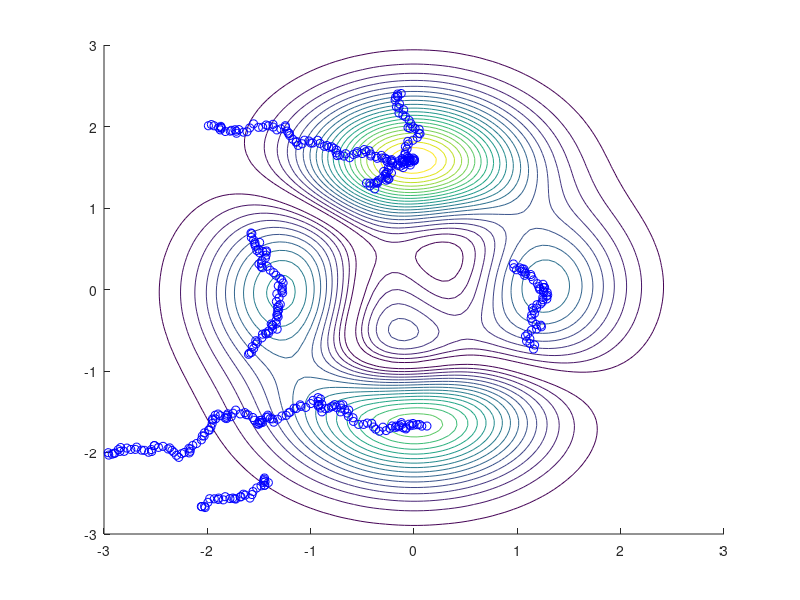
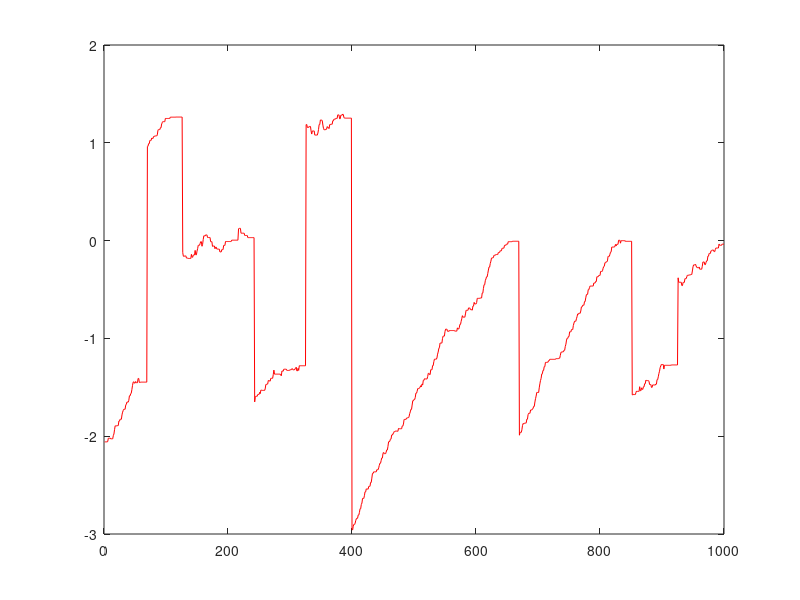
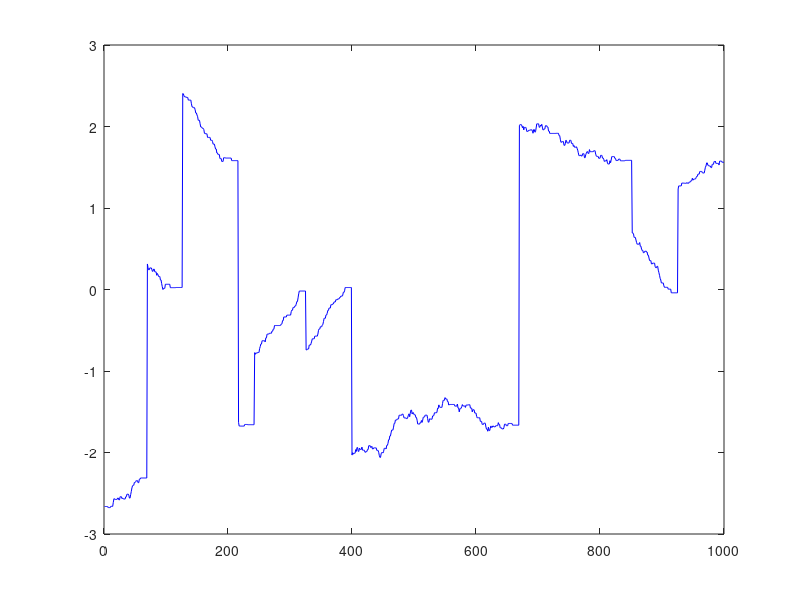
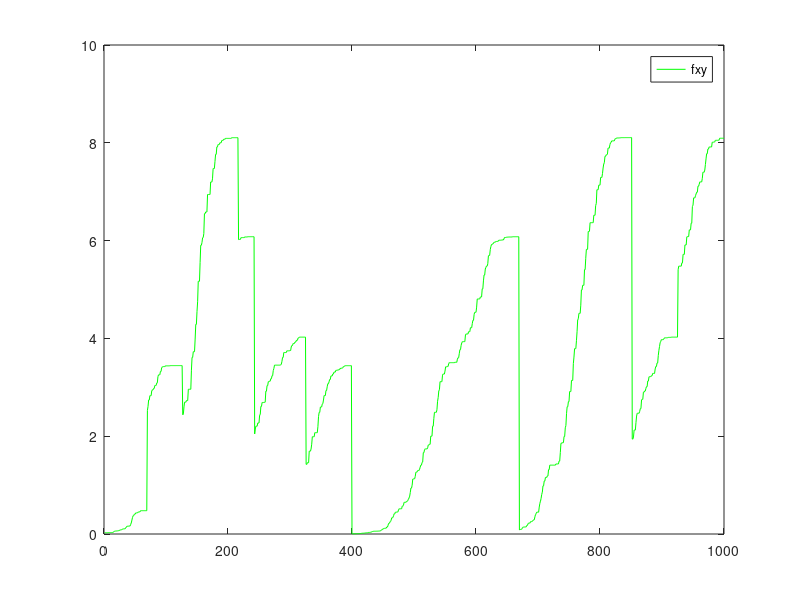

The MATLAB script that drew these images, in order:

%Funções
f1 = @(x,y) 3.*(1-x.^2).*exp(-x.^2 -(1+y).^2);
f2 = @(x,y) -10*(x/5 - x.^3 - y.^5).*exp(-x.^2 - y.^2);
f3 = @(x,y) -1/3 * exp(-(x+1).^2 -y.^2);
%Funçao principal
fxy = @(x,y) abs(f1(x,y) + f2(x,y) + f3(x,y));

%%fxy = @(x,y) 3.*(1-x.^2).*exp(-x.^2 -(1+y).^2);

close all;

xy_max = [3 3];
xy_min = [-3 -3];

%Geração de ponto aleatorio
rx=(rand-0.5)*2*3;
ry=(rand-0.5)*2*3;

hold on
%plot(sx,sy,'b*')

%parametros da figura
vx=linspace(-3,3,100);
vy=linspace(-3,3,100);

[X,Y]=meshgrid(vx,vy);


FX=fxy(X,Y);

%desenho da figura
contour(X,Y,FX,20);

%nº de iterações 
n=1000;

%vetores
vx = zeros(n,1);
vy = zeros(n,1);
vxy = zeros(n,1);
vmax = zeros(2,1);

aux= 1;

for it = 1:n
d=0.05;%vizinhança

%geração de novos pontos
  new_x= rx + (rand-0.5)*2*d;
  new_y= ry + (rand-0.5)*2*d;

   
    %verifica se está mais alto que o guardado
    if fxy(rx,ry)<fxy(new_x,new_y) 
              
        rx=new_x;
        ry=new_y;
        plot(rx,ry,'bo') % colocar pontos no grafico
    end
 
    %guardar pontos no vetor
    vx(it) = rx;
    vy(it) = ry;
    vxy(it) = fxy(rx,ry);

    %verificar se estabilizou
    if(it>10 && vxy(it-10)==vxy(it))
        
        aux
        vmax(aux) = fxy(rx,ry);
        fxy(rx,ry)
        rx
        ry
        aux = aux + 1;
        %criar novo ponto aleatorio
        rx=(rand-0.5)*2*3;
        ry=(rand-0.5)*2*3;
        
    end

end 



hold off

%grafico de x
figure
plot(vx,'r')
%grafico de y
figure
plot (vy,'b')
%grafico dos maximos
figure
plot(vxy,'g')
legend("fxy");